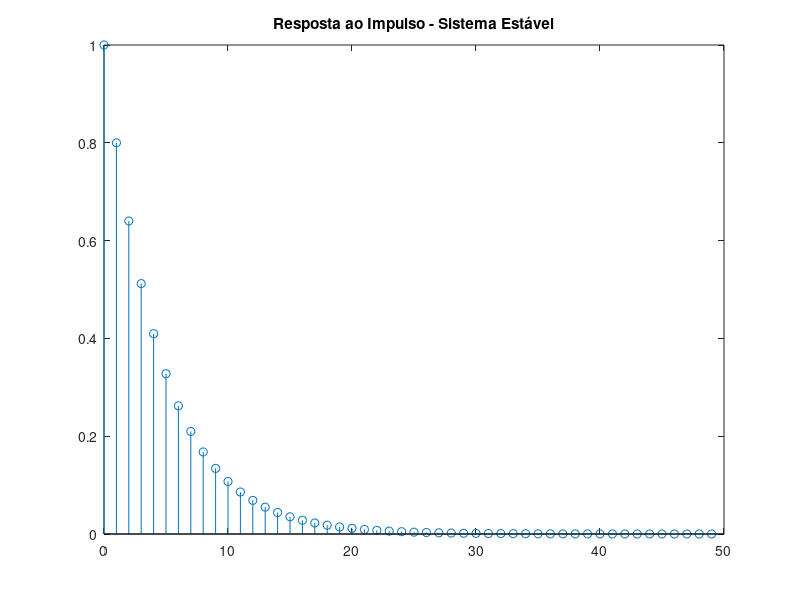

Here is the MATLAB script that generated this plot:
b = [1]; a = [1, -0.8];
h = filter(b, a, [1 zeros(1, 49)]); % Resposta ao impulso
stem(0:49, h); title('Resposta ao Impulso - Sistema Estável');
